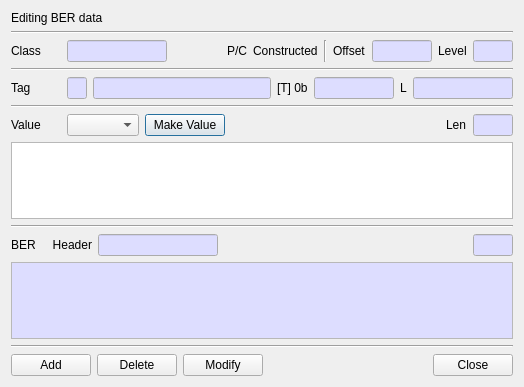
<?xml version="1.0" encoding="UTF-8"?>
<ui version="4.0">
 <class>EditValueDlg</class>
 <widget class="QDialog" name="EditValueDlg">
  <property name="geometry">
   <rect>
    <x>0</x>
    <y>0</y>
    <width>524</width>
    <height>387</height>
   </rect>
  </property>
  <property name="windowTitle">
   <string>Edit value</string>
  </property>
  <layout class="QVBoxLayout" name="verticalLayout">
   <item>
    <widget class="QLabel" name="label_7">
     <property name="text">
      <string>Editing BER data</string>
     </property>
    </widget>
   </item>
   <item>
    <widget class="Line" name="line">
     <property name="orientation">
      <enum>Qt::Horizontal</enum>
     </property>
    </widget>
   </item>
   <item>
    <layout class="QHBoxLayout" name="horizontalLayout">
     <item>
      <widget class="QLabel" name="label">
       <property name="minimumSize">
        <size>
         <width>50</width>
         <height>0</height>
        </size>
       </property>
       <property name="text">
        <string>Class</string>
       </property>
      </widget>
     </item>
     <item>
      <widget class="QLineEdit" name="mClassText">
       <property name="maximumSize">
        <size>
         <width>100</width>
         <height>16777215</height>
        </size>
       </property>
       <property name="palette">
        <palette>
         <active>
          <colorrole role="Base">
           <brush brushstyle="SolidPattern">
            <color alpha="255">
             <red>221</red>
             <green>221</green>
             <blue>255</blue>
            </color>
           </brush>
          </colorrole>
         </active>
         <inactive>
          <colorrole role="Base">
           <brush brushstyle="SolidPattern">
            <color alpha="255">
             <red>221</red>
             <green>221</green>
             <blue>255</blue>
            </color>
           </brush>
          </colorrole>
         </inactive>
         <disabled>
          <colorrole role="Base">
           <brush brushstyle="SolidPattern">
            <color alpha="255">
             <red>240</red>
             <green>240</green>
             <blue>240</blue>
            </color>
           </brush>
          </colorrole>
         </disabled>
        </palette>
       </property>
       <property name="readOnly">
        <bool>true</bool>
       </property>
      </widget>
     </item>
     <item>
      <spacer name="horizontalSpacer_3">
       <property name="orientation">
        <enum>Qt::Horizontal</enum>
       </property>
       <property name="sizeHint" stdset="0">
        <size>
         <width>40</width>
         <height>20</height>
        </size>
       </property>
      </spacer>
     </item>
     <item>
      <widget class="QLabel" name="label_5">
       <property name="text">
        <string>P/C</string>
       </property>
      </widget>
     </item>
     <item>
      <widget class="QLabel" name="mConstructedLabel">
       <property name="frameShadow">
        <enum>QFrame::Sunken</enum>
       </property>
       <property name="text">
        <string>Constructed</string>
       </property>
      </widget>
     </item>
     <item>
      <widget class="Line" name="line_4">
       <property name="orientation">
        <enum>Qt::Vertical</enum>
       </property>
      </widget>
     </item>
     <item>
      <widget class="QLabel" name="label_3">
       <property name="minimumSize">
        <size>
         <width>0</width>
         <height>0</height>
        </size>
       </property>
       <property name="text">
        <string>Offset</string>
       </property>
      </widget>
     </item>
     <item>
      <widget class="QLineEdit" name="mOffsetText">
       <property name="maximumSize">
        <size>
         <width>60</width>
         <height>16777215</height>
        </size>
       </property>
       <property name="palette">
        <palette>
         <active>
          <colorrole role="Base">
           <brush brushstyle="SolidPattern">
            <color alpha="255">
             <red>221</red>
             <green>221</green>
             <blue>255</blue>
            </color>
           </brush>
          </colorrole>
         </active>
         <inactive>
          <colorrole role="Base">
           <brush brushstyle="SolidPattern">
            <color alpha="255">
             <red>221</red>
             <green>221</green>
             <blue>255</blue>
            </color>
           </brush>
          </colorrole>
         </inactive>
         <disabled>
          <colorrole role="Base">
           <brush brushstyle="SolidPattern">
            <color alpha="255">
             <red>240</red>
             <green>240</green>
             <blue>240</blue>
            </color>
           </brush>
          </colorrole>
         </disabled>
        </palette>
       </property>
       <property name="readOnly">
        <bool>true</bool>
       </property>
      </widget>
     </item>
     <item>
      <widget class="QLabel" name="label_6">
       <property name="minimumSize">
        <size>
         <width>0</width>
         <height>0</height>
        </size>
       </property>
       <property name="text">
        <string>Level</string>
       </property>
      </widget>
     </item>
     <item>
      <widget class="QLineEdit" name="mLevelText">
       <property name="minimumSize">
        <size>
         <width>40</width>
         <height>0</height>
        </size>
       </property>
       <property name="maximumSize">
        <size>
         <width>40</width>
         <height>16777215</height>
        </size>
       </property>
       <property name="palette">
        <palette>
         <active>
          <colorrole role="Base">
           <brush brushstyle="SolidPattern">
            <color alpha="255">
             <red>221</red>
             <green>221</green>
             <blue>255</blue>
            </color>
           </brush>
          </colorrole>
         </active>
         <inactive>
          <colorrole role="Base">
           <brush brushstyle="SolidPattern">
            <color alpha="255">
             <red>221</red>
             <green>221</green>
             <blue>255</blue>
            </color>
           </brush>
          </colorrole>
         </inactive>
         <disabled>
          <colorrole role="Base">
           <brush brushstyle="SolidPattern">
            <color alpha="255">
             <red>240</red>
             <green>240</green>
             <blue>240</blue>
            </color>
           </brush>
          </colorrole>
         </disabled>
        </palette>
       </property>
       <property name="readOnly">
        <bool>true</bool>
       </property>
      </widget>
     </item>
    </layout>
   </item>
   <item>
    <widget class="Line" name="line_6">
     <property name="orientation">
      <enum>Qt::Horizontal</enum>
     </property>
    </widget>
   </item>
   <item>
    <layout class="QHBoxLayout" name="horizontalLayout_2">
     <item>
      <widget class="QLabel" name="mTagLabel">
       <property name="minimumSize">
        <size>
         <width>50</width>
         <height>0</height>
        </size>
       </property>
       <property name="text">
        <string>Tag</string>
       </property>
      </widget>
     </item>
     <item>
      <widget class="QLineEdit" name="mNumText">
       <property name="minimumSize">
        <size>
         <width>20</width>
         <height>0</height>
        </size>
       </property>
       <property name="maximumSize">
        <size>
         <width>20</width>
         <height>16777215</height>
        </size>
       </property>
       <property name="palette">
        <palette>
         <active>
          <colorrole role="Base">
           <brush brushstyle="SolidPattern">
            <color alpha="255">
             <red>221</red>
             <green>221</green>
             <blue>255</blue>
            </color>
           </brush>
          </colorrole>
         </active>
         <inactive>
          <colorrole role="Base">
           <brush brushstyle="SolidPattern">
            <color alpha="255">
             <red>221</red>
             <green>221</green>
             <blue>255</blue>
            </color>
           </brush>
          </colorrole>
         </inactive>
         <disabled/>
        </palette>
       </property>
       <property name="readOnly">
        <bool>true</bool>
       </property>
      </widget>
     </item>
     <item>
      <widget class="QLineEdit" name="mTagText">
       <property name="palette">
        <palette>
         <active>
          <colorrole role="Base">
           <brush brushstyle="SolidPattern">
            <color alpha="255">
             <red>221</red>
             <green>221</green>
             <blue>255</blue>
            </color>
           </brush>
          </colorrole>
         </active>
         <inactive>
          <colorrole role="Base">
           <brush brushstyle="SolidPattern">
            <color alpha="255">
             <red>221</red>
             <green>221</green>
             <blue>255</blue>
            </color>
           </brush>
          </colorrole>
         </inactive>
         <disabled>
          <colorrole role="Base">
           <brush brushstyle="SolidPattern">
            <color alpha="255">
             <red>240</red>
             <green>240</green>
             <blue>240</blue>
            </color>
           </brush>
          </colorrole>
         </disabled>
        </palette>
       </property>
       <property name="readOnly">
        <bool>true</bool>
       </property>
      </widget>
     </item>
     <item>
      <widget class="QLabel" name="label_10">
       <property name="text">
        <string>[T] 0b</string>
       </property>
      </widget>
     </item>
     <item>
      <widget class="QLineEdit" name="mTagBitText">
       <property name="minimumSize">
        <size>
         <width>70</width>
         <height>0</height>
        </size>
       </property>
       <property name="maximumSize">
        <size>
         <width>80</width>
         <height>16777215</height>
        </size>
       </property>
       <property name="palette">
        <palette>
         <active>
          <colorrole role="Base">
           <brush brushstyle="SolidPattern">
            <color alpha="255">
             <red>221</red>
             <green>221</green>
             <blue>255</blue>
            </color>
           </brush>
          </colorrole>
         </active>
         <inactive>
          <colorrole role="Base">
           <brush brushstyle="SolidPattern">
            <color alpha="255">
             <red>221</red>
             <green>221</green>
             <blue>255</blue>
            </color>
           </brush>
          </colorrole>
         </inactive>
         <disabled>
          <colorrole role="Base">
           <brush brushstyle="SolidPattern">
            <color alpha="255">
             <red>240</red>
             <green>240</green>
             <blue>240</blue>
            </color>
           </brush>
          </colorrole>
         </disabled>
        </palette>
       </property>
       <property name="readOnly">
        <bool>true</bool>
       </property>
      </widget>
     </item>
     <item>
      <widget class="QLabel" name="label_11">
       <property name="text">
        <string>L</string>
       </property>
      </widget>
     </item>
     <item>
      <widget class="QLineEdit" name="mLenText">
       <property name="minimumSize">
        <size>
         <width>100</width>
         <height>0</height>
        </size>
       </property>
       <property name="maximumSize">
        <size>
         <width>100</width>
         <height>16777215</height>
        </size>
       </property>
       <property name="palette">
        <palette>
         <active>
          <colorrole role="Base">
           <brush brushstyle="SolidPattern">
            <color alpha="255">
             <red>221</red>
             <green>221</green>
             <blue>255</blue>
            </color>
           </brush>
          </colorrole>
         </active>
         <inactive>
          <colorrole role="Base">
           <brush brushstyle="SolidPattern">
            <color alpha="255">
             <red>221</red>
             <green>221</green>
             <blue>255</blue>
            </color>
           </brush>
          </colorrole>
         </inactive>
         <disabled/>
        </palette>
       </property>
       <property name="readOnly">
        <bool>true</bool>
       </property>
      </widget>
     </item>
    </layout>
   </item>
   <item>
    <widget class="Line" name="line_3">
     <property name="orientation">
      <enum>Qt::Horizontal</enum>
     </property>
    </widget>
   </item>
   <item>
    <layout class="QGridLayout" name="gridLayout_4">
     <property name="topMargin">
      <number>0</number>
     </property>
     <item row="0" column="2">
      <widget class="QPushButton" name="mMakeValueBtn">
       <property name="text">
        <string>Make Value</string>
       </property>
      </widget>
     </item>
     <item row="0" column="0">
      <widget class="QLabel" name="label_9">
       <property name="minimumSize">
        <size>
         <width>50</width>
         <height>0</height>
        </size>
       </property>
       <property name="text">
        <string>Value</string>
       </property>
      </widget>
     </item>
     <item row="0" column="5">
      <widget class="QLineEdit" name="mValueLenText">
       <property name="maximumSize">
        <size>
         <width>40</width>
         <height>16777215</height>
        </size>
       </property>
       <property name="palette">
        <palette>
         <active>
          <colorrole role="Base">
           <brush brushstyle="SolidPattern">
            <color alpha="255">
             <red>221</red>
             <green>221</green>
             <blue>255</blue>
            </color>
           </brush>
          </colorrole>
         </active>
         <inactive>
          <colorrole role="Base">
           <brush brushstyle="SolidPattern">
            <color alpha="255">
             <red>221</red>
             <green>221</green>
             <blue>255</blue>
            </color>
           </brush>
          </colorrole>
         </inactive>
         <disabled>
          <colorrole role="Base">
           <brush brushstyle="SolidPattern">
            <color alpha="255">
             <red>240</red>
             <green>240</green>
             <blue>240</blue>
            </color>
           </brush>
          </colorrole>
         </disabled>
        </palette>
       </property>
       <property name="readOnly">
        <bool>true</bool>
       </property>
      </widget>
     </item>
     <item row="0" column="4">
      <widget class="QLabel" name="label_8">
       <property name="text">
        <string>Len</string>
       </property>
      </widget>
     </item>
     <item row="0" column="1">
      <widget class="QComboBox" name="mValueTypeCombo"/>
     </item>
     <item row="0" column="3">
      <spacer name="horizontalSpacer_2">
       <property name="orientation">
        <enum>Qt::Horizontal</enum>
       </property>
       <property name="sizeHint" stdset="0">
        <size>
         <width>40</width>
         <height>20</height>
        </size>
       </property>
      </spacer>
     </item>
    </layout>
   </item>
   <item>
    <widget class="QPlainTextEdit" name="mValueText">
     <property name="minimumSize">
      <size>
       <width>500</width>
       <height>0</height>
      </size>
     </property>
     <property name="acceptDrops">
      <bool>false</bool>
     </property>
    </widget>
   </item>
   <item>
    <widget class="Line" name="line_5">
     <property name="orientation">
      <enum>Qt::Horizontal</enum>
     </property>
    </widget>
   </item>
   <item>
    <layout class="QGridLayout" name="gridLayout">
     <property name="topMargin">
      <number>0</number>
     </property>
     <item row="0" column="4">
      <widget class="QLineEdit" name="mBERLenText">
       <property name="minimumSize">
        <size>
         <width>40</width>
         <height>0</height>
        </size>
       </property>
       <property name="maximumSize">
        <size>
         <width>40</width>
         <height>16777215</height>
        </size>
       </property>
       <property name="palette">
        <palette>
         <active>
          <colorrole role="Base">
           <brush brushstyle="SolidPattern">
            <color alpha="255">
             <red>221</red>
             <green>221</green>
             <blue>255</blue>
            </color>
           </brush>
          </colorrole>
         </active>
         <inactive>
          <colorrole role="Base">
           <brush brushstyle="SolidPattern">
            <color alpha="255">
             <red>221</red>
             <green>221</green>
             <blue>255</blue>
            </color>
           </brush>
          </colorrole>
         </inactive>
         <disabled/>
        </palette>
       </property>
      </widget>
     </item>
     <item row="0" column="3">
      <spacer name="horizontalSpacer_5">
       <property name="orientation">
        <enum>Qt::Horizontal</enum>
       </property>
       <property name="sizeHint" stdset="0">
        <size>
         <width>40</width>
         <height>20</height>
        </size>
       </property>
      </spacer>
     </item>
     <item row="0" column="0">
      <widget class="QLabel" name="label_2">
       <property name="text">
        <string>BER</string>
       </property>
      </widget>
     </item>
     <item row="0" column="1">
      <widget class="QLabel" name="label_4">
       <property name="minimumSize">
        <size>
         <width>50</width>
         <height>0</height>
        </size>
       </property>
       <property name="text">
        <string>Header</string>
       </property>
       <property name="alignment">
        <set>Qt::AlignRight|Qt::AlignTrailing|Qt::AlignVCenter</set>
       </property>
      </widget>
     </item>
     <item row="0" column="2">
      <widget class="QLineEdit" name="mHeaderText">
       <property name="minimumSize">
        <size>
         <width>120</width>
         <height>0</height>
        </size>
       </property>
       <property name="maximumSize">
        <size>
         <width>120</width>
         <height>16777215</height>
        </size>
       </property>
       <property name="palette">
        <palette>
         <active>
          <colorrole role="Base">
           <brush brushstyle="SolidPattern">
            <color alpha="255">
             <red>221</red>
             <green>221</green>
             <blue>255</blue>
            </color>
           </brush>
          </colorrole>
         </active>
         <inactive>
          <colorrole role="Base">
           <brush brushstyle="SolidPattern">
            <color alpha="255">
             <red>221</red>
             <green>221</green>
             <blue>255</blue>
            </color>
           </brush>
          </colorrole>
         </inactive>
         <disabled>
          <colorrole role="Base">
           <brush brushstyle="SolidPattern">
            <color alpha="255">
             <red>240</red>
             <green>240</green>
             <blue>240</blue>
            </color>
           </brush>
          </colorrole>
         </disabled>
        </palette>
       </property>
       <property name="readOnly">
        <bool>true</bool>
       </property>
      </widget>
     </item>
    </layout>
   </item>
   <item>
    <widget class="QPlainTextEdit" name="mBERText">
     <property name="palette">
      <palette>
       <active>
        <colorrole role="Base">
         <brush brushstyle="SolidPattern">
          <color alpha="255">
           <red>221</red>
           <green>221</green>
           <blue>255</blue>
          </color>
         </brush>
        </colorrole>
       </active>
       <inactive>
        <colorrole role="Base">
         <brush brushstyle="SolidPattern">
          <color alpha="255">
           <red>221</red>
           <green>221</green>
           <blue>255</blue>
          </color>
         </brush>
        </colorrole>
       </inactive>
       <disabled/>
      </palette>
     </property>
     <property name="acceptDrops">
      <bool>false</bool>
     </property>
     <property name="readOnly">
      <bool>true</bool>
     </property>
    </widget>
   </item>
   <item>
    <widget class="Line" name="line_2">
     <property name="orientation">
      <enum>Qt::Horizontal</enum>
     </property>
    </widget>
   </item>
   <item>
    <layout class="QGridLayout" name="gridLayout_2">
     <property name="topMargin">
      <number>0</number>
     </property>
     <item row="0" column="0">
      <widget class="QPushButton" name="mAddBtn">
       <property name="text">
        <string>Add</string>
       </property>
      </widget>
     </item>
     <item row="0" column="5">
      <widget class="QPushButton" name="mCloseBtn">
       <property name="text">
        <string>Close</string>
       </property>
      </widget>
     </item>
     <item row="0" column="1">
      <widget class="QPushButton" name="mDeleteBtn">
       <property name="text">
        <string>Delete</string>
       </property>
      </widget>
     </item>
     <item row="0" column="4">
      <spacer name="horizontalSpacer">
       <property name="orientation">
        <enum>Qt::Horizontal</enum>
       </property>
       <property name="sizeHint" stdset="0">
        <size>
         <width>40</width>
         <height>20</height>
        </size>
       </property>
      </spacer>
     </item>
     <item row="0" column="2">
      <widget class="QPushButton" name="mModifyBtn">
       <property name="text">
        <string>Modify</string>
       </property>
      </widget>
     </item>
    </layout>
   </item>
  </layout>
 </widget>
 <tabstops>
  <tabstop>mClassText</tabstop>
  <tabstop>mOffsetText</tabstop>
  <tabstop>mLevelText</tabstop>
  <tabstop>mNumText</tabstop>
  <tabstop>mTagText</tabstop>
  <tabstop>mTagBitText</tabstop>
  <tabstop>mLenText</tabstop>
  <tabstop>mValueText</tabstop>
  <tabstop>mHeaderText</tabstop>
  <tabstop>mBERLenText</tabstop>
  <tabstop>mBERText</tabstop>
  <tabstop>mAddBtn</tabstop>
  <tabstop>mDeleteBtn</tabstop>
  <tabstop>mModifyBtn</tabstop>
  <tabstop>mCloseBtn</tabstop>
 </tabstops>
 <resources/>
 <connections/>
</ui>
